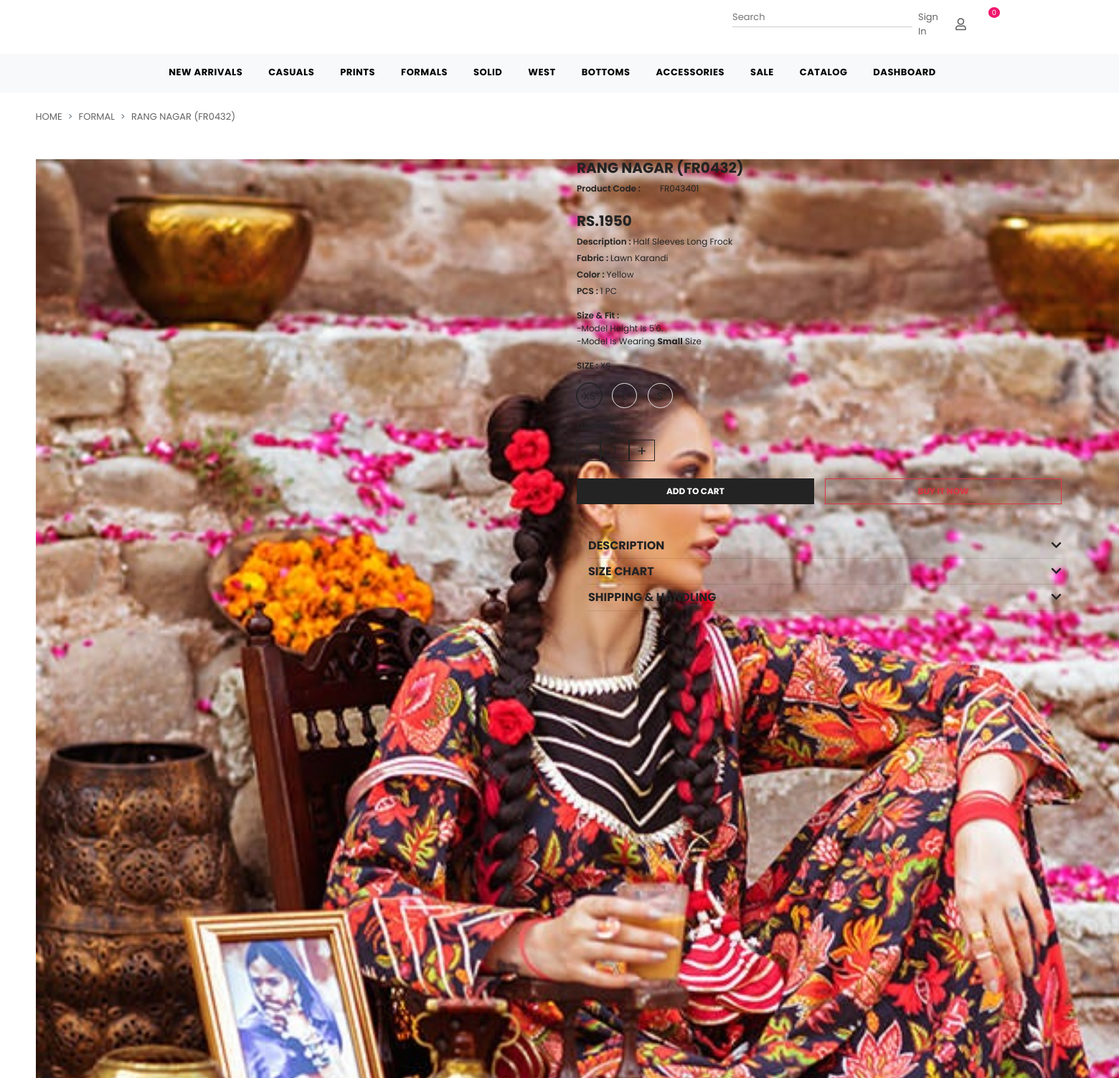
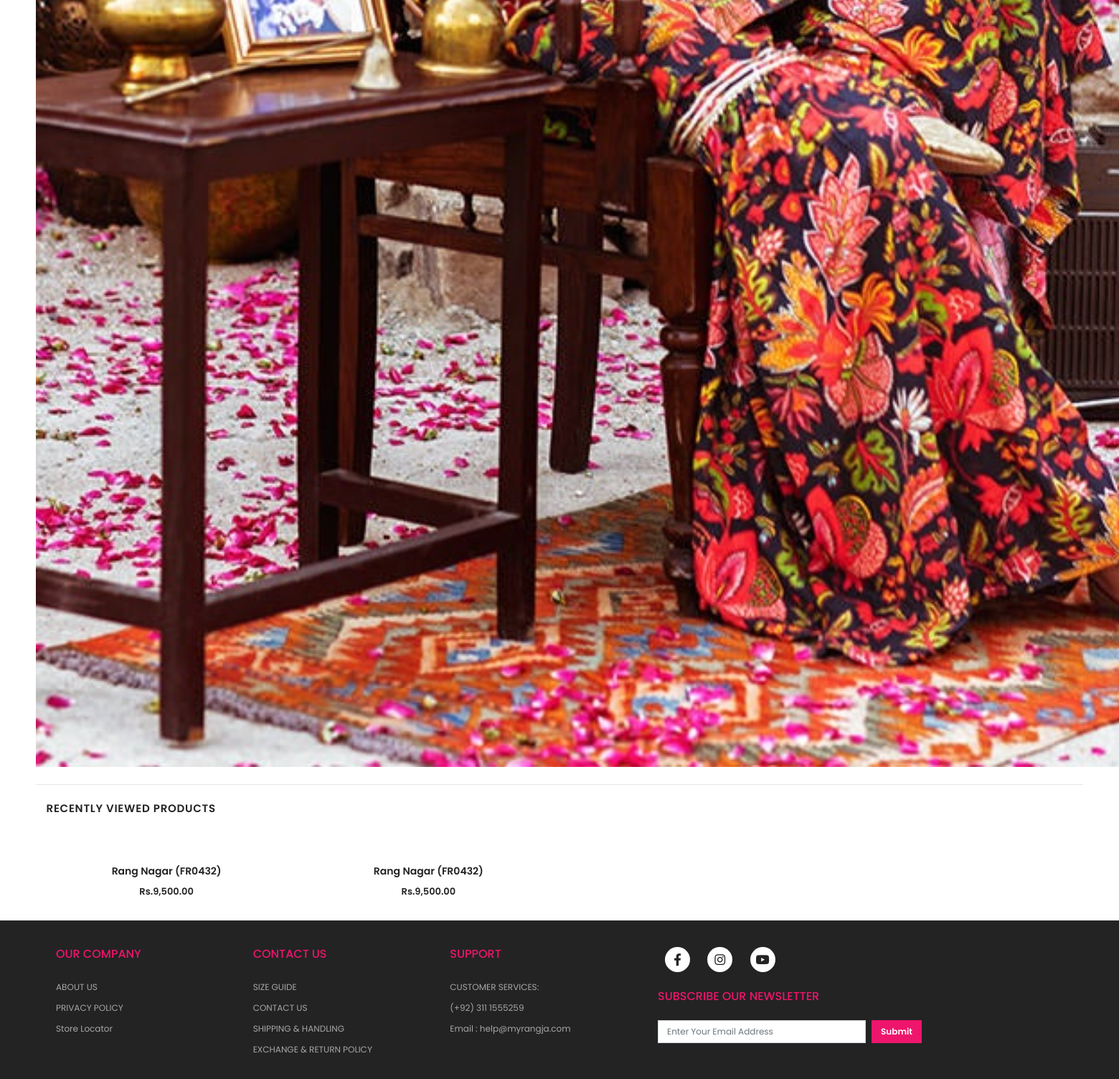
Screenshot of /detail.php?id=2 with the database file from the repository (2 pictures, top to bottom).
### tables this page shows
CREATE TABLE `cards` (
  `id` int(11) NOT NULL,
  `name` varchar(256) NOT NULL,
  `price` varchar(256) NOT NULL,
  `disc` varchar(256) NOT NULL,
  `image` varchar(256) NOT NULL,
  `image2` varchar(256) NOT NULL
);

### detail.php (the view, shortened to what this page needs)
<?php
    require('./database.php');
    if (isset($_GET['id'])) {
        $id = $_GET['id'];
        $sql1 = "SELECT * FROM `cards` WHERE id = $id ";
        $result = $conn->query($sql1);
        $user = mysqli_fetch_assoc($result);
}
?>
<?php include('header.php') ?>
<section class="product_detail body_padding mt-4">
<div class="bread_crumb">
<nav aria-label="breadcrumb">
  <ol class="breadcrumb">
    <li class="breadcrumb-item"><a href="index.php">Home</a></li>
    <li class="breadcrumb-item"><a href="listing.php">FORMAL</a></li>
    <li class="breadcrumb-item active" aria-current="page"><?php echo $user['name']; ?></li>
  </ol>
</nav>
    </div>
    <div class="product_detail_section">
        <div class="row">
            <div class="col-lg-6 col-md-6 col-sm-12 px-0">
                <div class="d-flex justify-content-between">
                    <div class="main_img">
                    <img src="images/<?php echo $user['image']; ?>" alt="">
                    </div>
                </div>
            </div>
            <div class="col-lg-6 col-md-6 col-sm-12 pl-md-4 margin-top-mobile-150">
                <div class="product_description">
            <h4 class="product-title">
                <span><?php echo $user['name']; ?></span>
            </h4>
            <div class="sku-product description_detail">
                <p>Product Code :
                <span class="ml-4">FR043401</span>
                </p>
            </div>
            <h4 class="product-title mt-4">
                <span>Rs.<?php echo $user['price']; ?></span>
            </h4>
            <div class="description_detail">
                <p>Description :
                <span><?php echo $user['disc']; ?></span>
                </p>
            </div>
            <div class="description_detail">
                <p>Fabric :
                <span>Lawn Karandi</span>
                </p>
            </div>
            <div class="description_detail">
                <p>Color :
                <span>Yellow</span>
                </p>
            </div>
            <div class="description_detail">
                <p>PCS :
                <span>1 PC</span>
                </p>
            </div>
            <div class="description_detail mt-3">
                <p>Size & Fit : <br>
                <span>-Model Height Is 5'6.</span> <br>
                <span>-Model Is Wearing <strong>Small</strong> Size</span>
                </p>
            </div>
            <div class="description_detail mt-3">
                <p>SIZE : <span class="size_output text-uppercase">XS</span></p>
                <div class="box d-flex">
                <div class="sizes_label">
                        <label for="xs">XS</label>
                        <label for="l">L</label>
                        <label for="s">S</label>
                </div>
                </div>
            </div>
            <div class="description_detail mt-3">
                <p>Quantity : </p>
            <div class="counter">
                <span class="down" onclick="decreaseCount(event, this)">-</span>
                <input type="text" value="1" disabled="">
                <span class="up" onclick="increaseCount(event, this)">+</span>
            </div>
            </div>
            <div class="button_group mt-4">
                <div class="row">
                <div class="col-lg-6 col-md-6 col-sm-12 pl-lg-0">
                       <a href="checkout.php?id=<?php echo $user['id']; ?>"> <button class="btn btn-outline-secondary w-100 py-2 text-uppercase font-weight-bold">Add to cart</button></a>
                    </div>
                    <div class="col-lg-6 col-md-6 col-sm-12 pl-lg-0">
                    <button class="btn btn-outline-danger w-100 py-2 text-uppercase font-weight-bold wishlist_btn_sm">buy it now</button>
                    </div>
                </div>
            </div>
            <div class="accordian_sec">
                    <div class="accordian px-3 mt-5">
                    <h4 class="accordian-title my-0" data-id="description">
                        <span>DESCRIPTION</span>
                        <span class="float-right"><i class="fas fa-chevron-down"></i></span>
                    </h4>
                    <hr  class="my-2">
                    </div>
                    <div class="accordian px-3">
                    <h4 class="accordian-title my-0" data-id="sizechart">
                        <span>SIZE CHART</span>
                        <span class="float-right"><i class="fas fa-chevron-down"></i></span>
                    </h4>
                    <hr  class="my-2">
                    </div>
                    <div class="accordian px-3">
                    <h4 class="accordian-title my-0" data-id="shipping">
                        <span>SHIPPING & HANDLING</span>
                        <span class="float-right"><i class="fas fa-chevron-down"></i></span>
                    </h4>
                    <hr  class="my-2">
                    </div>
            </div>
            </div>
            </div>
        </div>
    </div>
</section>
<?php include('recentlyview.php') ?>
<?php include('footer.php') ?>

### asset/css/style.css (style rules this page uses)
body { font-family: 'Poppins' ,Arial, Helvetica, sans-serif !important; }
.body_padding { padding:0 3.175%; }
input { outline:none; }
.header_main_content .counter { margin: 10px 0px; display: flex; }
.header_main_content .counter input { width: 40px; border: 0; height:30px; line-height: 30px; font-size: 15px; text-align: center; appearance: none; outline: 0; background-color: transparent; border-color: #232323; color: #232323; border: 1px solid #232323; }
.header_main_content .counter span { height:30px; display: block; font-size: 20px; padding: 0 10px; cursor: pointer; user-select: none; background-color: transparent; border-color: #232323; color: #232323; border: 1px solid #232323; }
.bread_crumb .breadcrumb { background-color: transparent; text-transform: uppercase; padding: 0px; }
.breadcrumb-item+.breadcrumb-item::before { content:'>' !important; }
.bread_crumb .breadcrumb li, .bread_crumb .breadcrumb li a { color: #646464; font-size: 13px; text-decoration: none; }
.product_detail .product_detail_section { margin: 50px 0px 0px 0px; }
.product_detail .product_detail_section .main_img img { width: 1800px; }
.listing_page .products_cards .modal .product_description .product-title, .product_detail .product_detail_section .product_description .product-title { font-size: 20px; font-weight: 700; text-transform: uppercase; }
.listing_page .products_cards .modal .product_description .description_detail p, .product_detail .product_detail_section .product_description .description_detail p { font-size: 12px; margin-bottom: 5px; font-weight: 600; }
.listing_page .products_cards .modal .product_description .description_detail p span, .product_detail .product_detail_section .product_description .description_detail p span { font-weight: normal; }
.listing_page .products_cards .modal .product_description .description_detail .sizes_label label, .product_detail .product_detail_section .product_description .description_detail .sizes_label label { border: 1px solid #e7e7e7; font-size: 14px !important; margin-bottom: 30px; cursor: pointer; color: #232323; border-radius: 50%; height: 35px; width: 35px; text-align: center; line-height: 2.5; margin: 10px 10px 0px 0px; }
.listing_page .products_cards .modal .product_description .description_detail .sizes_label input[type="radio"]:checked+label, .product_detail .product_detail_section .product_description .description_detail .sizes_label input[type="radio"]:checked+label { box-shadow: 0 0 0 1px #232323; border: 1px solid #232323; background: rgb(48 48 48 / 6%); color: #232323; }
.product_detail .product_detail_section .product_description .accordian-title { cursor: pointer; font-size: 16px; font-weight: 700; text-transform: uppercase; }

### rows the page displays
cards: name "RANG NAGAR (FR0432)", image (picture), price "1950", disc "Half Sleeves Long Frock"
